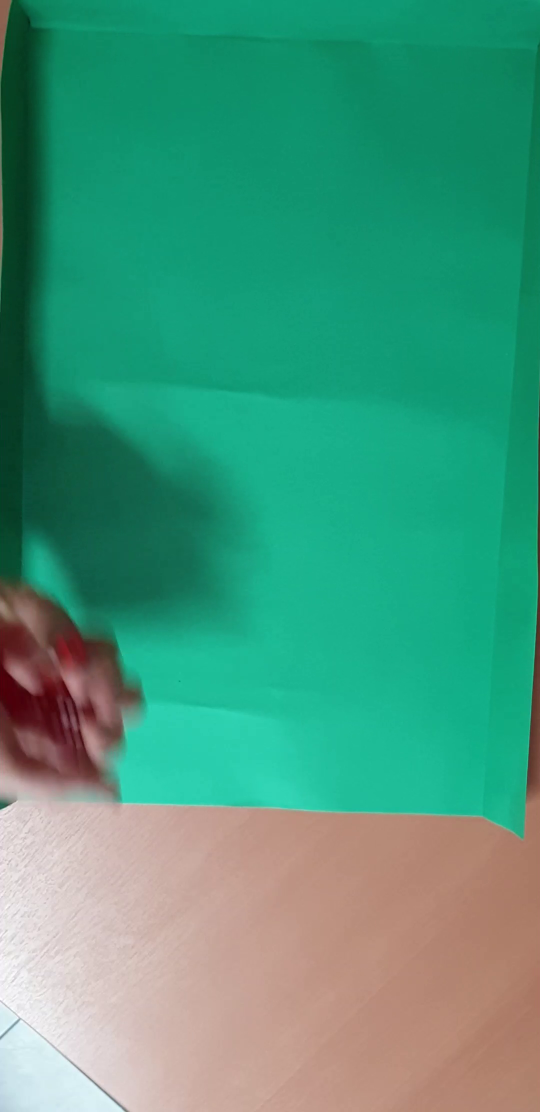
#> input picture frame 8 of videos/tirada_4.mp4, 1080 x 2224 px (shown at 1/2 size)
$ python problema_1_alternativa2.py
#> lines starting #> are read from the running program, lines starting #| are printed output that depends on the picture; after the words box and inside, x2 and y2 are one past the last pixel; in counts of white or black regions, pixels touching at a corner belong together
import os
import cv2
import matplotlib.pyplot as plt
import numpy as np


os.makedirs("frames", exist_ok = True)  # Si no existe, crea la carpeta 'frames' en el directorio actual.

# --- Leer un video ------------------------------------------------
cap = cv2.VideoCapture('videos/tirada_4.mp4')  # Abre el archivo de video especificado ('tirada_1.mp4') para su lectura.
width = int(cap.get(cv2.CAP_PROP_FRAME_WIDTH))  # Obtiene el ancho del video en píxeles usando la propiedad CAP_PROP_FRAME_WIDTH.
height = int(cap.get(cv2.CAP_PROP_FRAME_HEIGHT))  # Obtiene la altura del video en píxeles usando la propiedad CAP_PROP_FRAME_HEIGHT.
fps = int(cap.get(cv2.CAP_PROP_FPS))  # Obtiene los cuadros por segundo (FPS) del video usando CAP_PROP_FPS.
# n_frames = int(cap.get(cv2.CAP_PROP_FRAME_COUNT)) # Obtiene el número total de frames en el video usando CAP_PROP_FRAME_COUNT.

area_total = width * height
frame_number = 0
dados_anterior_frame = []
suma_frame_a_frame = 0
estado_dados_frame = []
distancias_hist = []
distancias = []

while (cap.isOpened()): # Verifica si el video se abrió correctamente.
    cant_dados = 0
    ret, frame = cap.read() # 'ret' indica si la lectura fue exitosa (True/False) y 'frame' contiene el contenido del frame si la lectura fue exitosa.
#> frame is the input picture: shape (2224, 1080, 3); mean B, G, R 124, 151.8, 71.6

    if ret == True:

        print(frame_number)
        print('*****************')
        frame = cv2.resize(frame, dsize=(int(width/3), int(height/3))) # Redimensiona el frame capturado.
#> frame: shape (741, 360, 3)

        frame_hsv  = cv2.cvtColor(frame, cv2.COLOR_BGR2HSV)
#> frame_hsv: shape (741, 360, 3); mean H, S, V 63.7, 174.1, 162.4
        h, s, _ = cv2.split(frame_hsv)
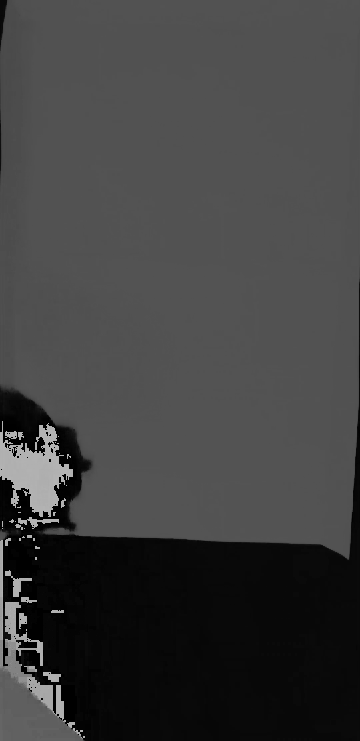
#> h: shape (741, 360); min 0, max 179, mean 63.7
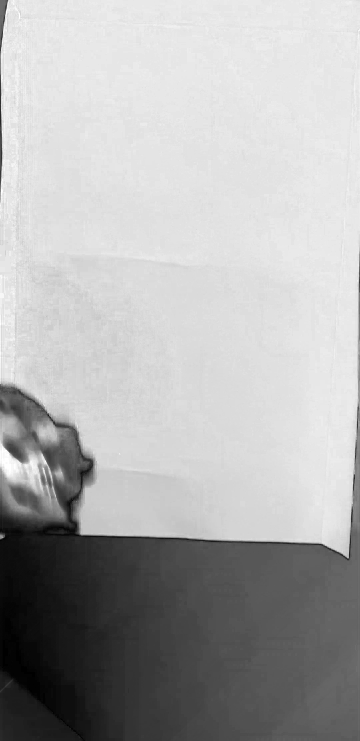
#> s: shape (741, 360); min 0, max 255, mean 174.1
        mask_R = (h < 10) | (h > 170)
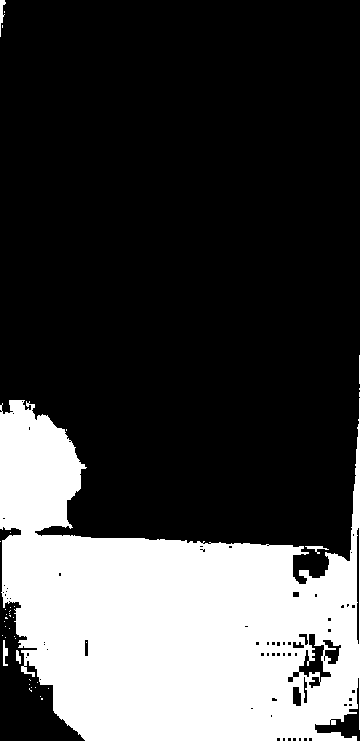
#> mask_R: shape (741, 360) bool; 27.2% white; 39 white regions (33 under 20 px), largest, box (x1, y1, x2, y2) and area: (0, 398, 360, 741) 72082, (0, 0, 6, 37) 98, (3, 640, 8, 666) 82, (305, 546, 329, 554) 70, (16, 650, 21, 664) 48, (359, 355, 360, 384) 29
        mask_S = (s > 100)
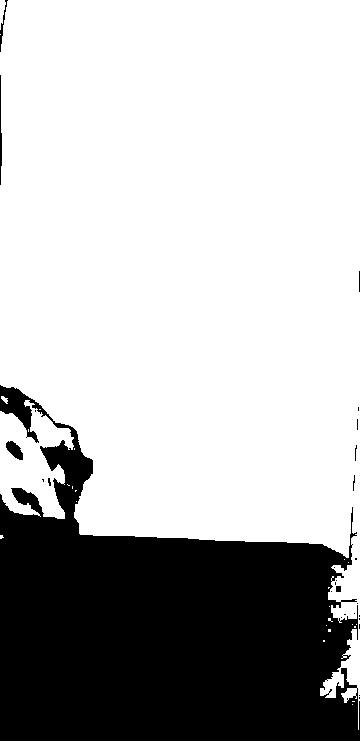
#> mask_S: shape (741, 360) bool; 71.7% white; 27 black regions (21 under 20 px), largest, box (x1, y1, x2, y2) and area: (0, 385, 360, 741) 74878, (6, 441, 23, 460) 194, (0, 75, 2, 185) 143, (0, 0, 8, 52) 91, (336, 586, 341, 592) 30, (359, 271, 360, 292) 21
        mask = (mask_R & mask_S).astype('uint8') * 255
#> mask: shape (741, 360); 3.1% white; 32 white regions (25 under 20 px), largest, box (x1, y1, x2, y2) and area: (0, 411, 74, 519) 4827, (328, 534, 358, 623) 1317, (320, 629, 360, 703) 1204
        elemento_estructural = cv2.getStructuringElement(cv2.MORPH_RECT,(2,2))
        mask_modif = cv2.morphologyEx(mask,cv2.MORPH_CLOSE, elemento_estructural)
#> mask_modif: shape (741, 360); 3% white; 17 white regions (13 under 20 px), largest, box (x1, y1, x2, y2) and area: (0, 402, 76, 520) 4988, (329, 425, 360, 624) 1811, (321, 627, 360, 704) 1189, (0, 0, 7, 31) 124

        #plt.imshow(mask_modif, cmap='gray'), plt.show()
        mask_modif_rect = mask_modif.copy()
        n, labels, stats, centroids = cv2.connectedComponentsWithStats(mask_modif)
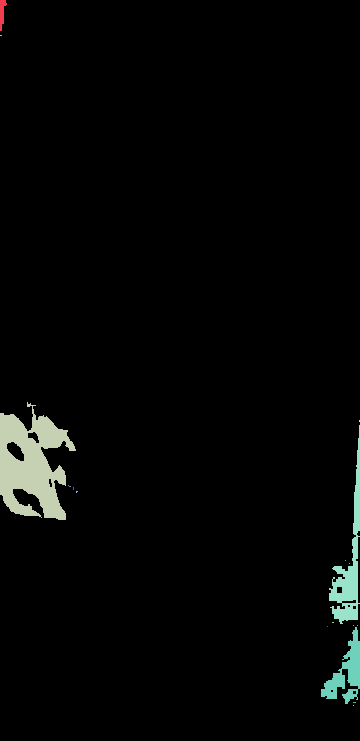
#> labels: shape (741, 360) int32; 18 distinct labels, from 0 to 17; one colour per label, 0 black
#> n = 18; stats = 18 rows, first 6: [0, 0, 360, 741, 258624], [0, 0, 7, 31, 124], [0, 35, 2, 1, 2], [0, 402, 76, 118, 4988], [359, 420, 1, 2, 2], [329, 425, 31, 199, 1811]; centroids = 18 rows, first 8: [180.5, 365.6], [1.75, 12.25], [0.5, 35], [31.07, 464.3], [359, 420.5], [348.9, 564.3], [69, 485.7], [73, 488]

        dados = []

        for i in range(1, n):  # 0 es fondo
            x = stats[i, cv2.CC_STAT_LEFT]
            y = stats[i, cv2.CC_STAT_TOP]
            w = stats[i, cv2.CC_STAT_WIDTH]
            h = stats[i, cv2.CC_STAT_HEIGHT]

            #Factor de forma
            recorte_bool = (labels == i).astype('uint8')
            #plt.imshow(recorte_bool, cmap='gray'), plt.show()
            #ext_cont, hierarchy  = cv2.findContours(recorte_bool, cv2.RETR_EXTERNAL, cv2.CHAIN_APPROX_SIMPLE)

            contours, hierarchy = cv2.findContours(recorte_bool, cv2.RETR_TREE, cv2.CHAIN_APPROX_SIMPLE)

            if hierarchy is None:
                continue

            idx_dado = None

            for j, cnt in enumerate(contours):
                parent = hierarchy[0][j][3]

                if parent == -1: #Contorno padre, el dado

                    area = cv2.contourArea(cnt)
                    perimetro = cv2.arcLength(cnt, True)
                    if perimetro == 0:
                        continue
                    rho = 4 * np.pi * area /(perimetro ** 2)

                    if rho > 0.65 and area/area_total > 0.0001 and area/area_total < 0.0005:

                        idx_dado = j
                        dados.append(stats[i])

                        puntos = 0
                        for j, cnt in enumerate(contours):
                            if hierarchy[0][j][3] == idx_dado:
                                #puntos.append(cnt)
                                puntos += 1


                        print(f'Dado {i}. Area Dado: {area}. Relacion area/areatotal: {area/area_total}. RHO: {rho}. Perimetro Dado: {perimetro}')
                        break
                    else:
                        print(f'No Dado {i}. Area Dado: {area}. Relacion area/areatotal: {area/area_total}. RHO: {rho}. Perimetro Dado: {perimetro}')

            if idx_dado is None:
                continue
#> this loop made 17 passes
#> (x, y, w, h) on passes 3, 5, 9, 10, 12, 13, 14, 15, 17: (0, 402, 76, 118), (329, 425, 31, 199), (345, 560, 1, 1), (349, 563, 1, 1), (353, 625, 1, 1), (357, 625, 1, 1), (327, 626, 1, 1), (321, 627, 39, 77), (353, 705, 1, 1)
#> (x, y, w, h, contours) on passes 1, 2, 4, 6, 7, 8: (0, 0, 7, 31, 1 contour; box (x1, y1, x2, y2) and area: (0, 0, 7, 31) 89), (0, 35, 2, 1, [[[0, 35], [1, 35]]]), (359, 420, 1, 2, [[[359, 420], [359, 421]]]), (68, 485, 3, 2, [[[68, 485], [69, 486], [70, 486], [69, 486]]]), (73, 487, 1, 3, [[[73, 487], [73, 489]]]), (76, 491, 2, 2, [[[76, 491], [76, 492], [77, 491]]])
#> pass 1, `recorte_bool = (labels == i).astype('uint8')`:
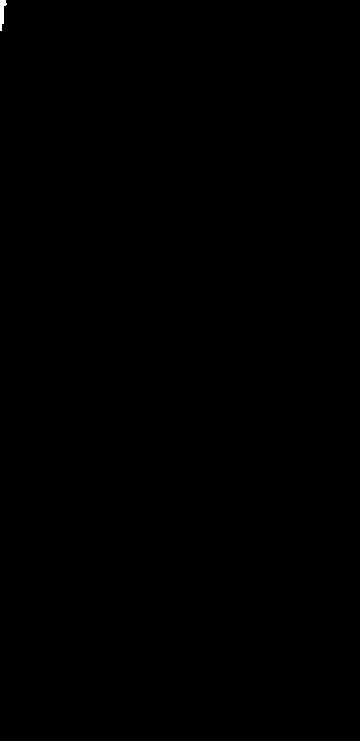
#> recorte_bool: shape (741, 360); values 0 (black) and 1 (white), 0.05% white; 1 white region, box (x1, y1, x2, y2) and area: (0, 0, 7, 31) 124
#> pass 3, `recorte_bool = (labels == i).astype('uint8')`:
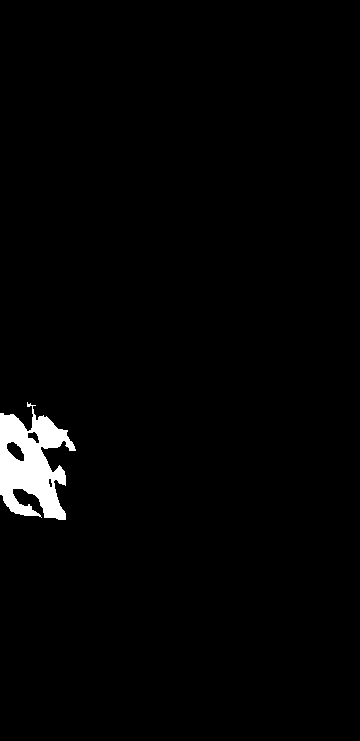
#> recorte_bool: shape (741, 360); values 0 (black) and 1 (white), 1.9% white; 1 white region, box (x1, y1, x2, y2) and area: (0, 402, 76, 520) 4988
#> after the loop: recorte_bool: shape (741, 360); values 0 (black) and 1 (white), 0% white in thin lines or dots, all inside (x1, y1, x2, y2) = (353, 705, 354, 706)
#> after the loop, dados = []

        if (len(dados) == len(dados_anterior_frame)) and len(dados)==5:
            dados = sorted(dados, key=lambda s: (s[1], s[0]))
            dados_anterior_frame = sorted(dados_anterior_frame, key=lambda s: (s[1], s[0]))
            distancias = []
            for s1, s2 in zip(dados, dados_anterior_frame):

                # centroides
                cx1 = s1[0] + s1[2] / 2
                cy1 = s1[1] + s1[3] / 2
                cx2 = s2[0] + s2[2] / 2
                cy2 = s2[1] + s2[3] / 2

                # distancia
                dist = ((cx1 - cx2)**2 + (cy1 - cy2)**2) ** 0.5
                distancias.append(dist)
            print('Distancias: ',distancias)
            print('Suma: ', sum(distancias))

            if sum(distancias) <6 :
                suma_frame_a_frame = suma_frame_a_frame + 1
            else:
                suma_frame_a_frame = 0

            if suma_frame_a_frame >= 7:
                for i,dado in enumerate(dados):
                    x=dado[0]
                    y=dado[1]
                    w=dado[2]
                    h=dado[3]
                    color = (0,255,0)
                    margen = 2
                    x_new = x - margen
                    y_new = y - margen
                    w_new = w + 2*margen
                    h_new = h + 2*margen
                    a=cv2.rectangle(frame, (x_new, y_new), (x_new + w_new, y_new + h_new), color, 1)
                    texto = f'Dado {i+1}. Valor: '
                    b=cv2.putText(frame, texto, (x_new, y_new-10), cv2.FONT_HERSHEY_SIMPLEX, 0.25, color, 1)

                estado_dados_frame.append([frame_number,'ESTATICOS'])
                distancias_hist.append([frame_number,'ESTATICOS',distancias,sum(distancias)])

            else:
                estado_dados_frame.append([frame_number,'EN MOVIMIENTO - ESPERANDO 5 FRAMES'])
                distancias_hist.append([frame_number,'EN MOVIMIENTO - ESPERANDO 5 FRAMES',distancias,sum(distancias)])
        else:
            estado_dados_frame.append([frame_number,'EN MOVIMIENTO - NO TENGO 5 DADOS'])
            distancias_hist.append([frame_number,'EN MOVIMIENTO - NO TENGO 5 DADOS',distancias,sum(distancias)])

        dados_anterior_frame = dados
#> dados_anterior_frame = []

        cv2.imshow('Frame', frame) # Muestra el frame redimensionado.
        #cv2.imshow('Frame', mask_modif) # Muestra el frame redimensionado.
        frame_number += 1
        print('*****************')
        if cv2.waitKey(25) & 0xFF == ord('q'): # Espera 25 milisegundos a que se presione una tecla. Si se presiona 'q' se rompe el bucle y se cierra la ventana.
#> (key q is pressed here)
            break
    else:
        break

cap.release() # Libera el objeto 'cap', cerrando el archivo.
cv2.destroyAllWindows() # Cierra todas las ventanas abiertas.


# [9 lines of commented-out code are left out]

$ run again, starting later in the video
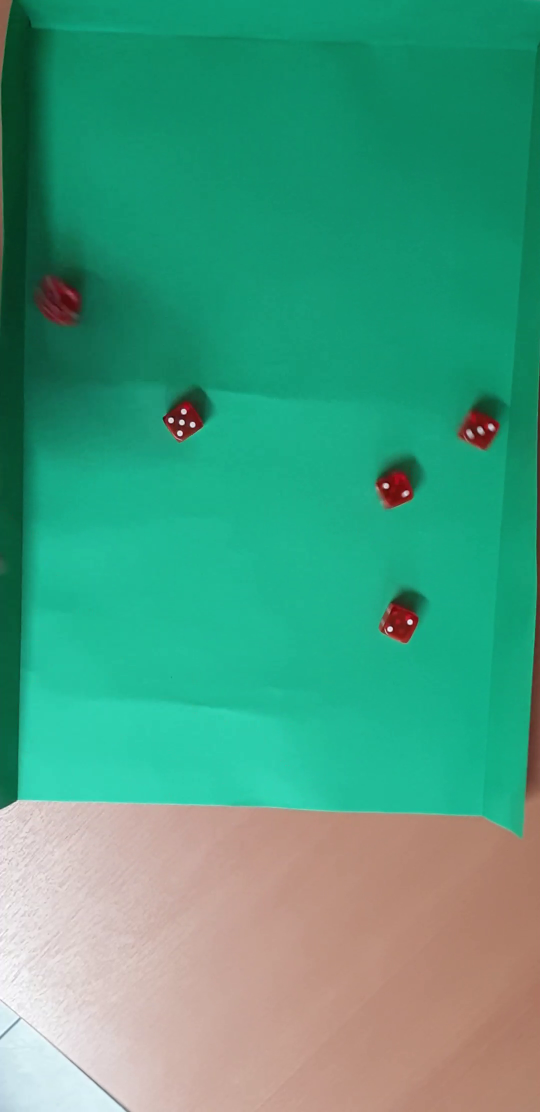
#> input picture frame 39 of videos/tirada_4.mp4, 1080 x 2224 px (shown at 1/2 size)
#> frame is the input picture: shape (2224, 1080, 3); mean B, G, R 128, 156.9, 71.1
#> frame: shape (741, 360, 3)
#> frame_hsv: shape (741, 360, 3); mean H, S, V 63.8, 175.3, 166.6
#> `mask_R = (h < 10) | (h > 170)`:
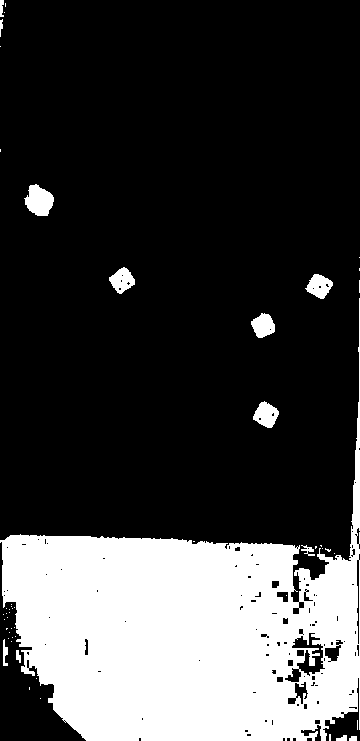
#> mask_R: shape (741, 360) bool; 24.8% white; 51 white regions (38 under 20 px), largest, box (x1, y1, x2, y2) and area: (0, 298, 360, 741) 63242, (24, 184, 54, 216) 656, (253, 401, 279, 428) 448
#> mask_S: shape (741, 360) bool; 73.3% white; 73 black regions (54 under 20 px), largest, box (x1, y1, x2, y2) and area: (0, 525, 360, 741) 69921, (0, 30, 3, 189) 223, (23, 183, 44, 209) 140
#> mask: shape (741, 360); 2.1% white; 31 white regions (21 under 20 px), largest, box (x1, y1, x2, y2) and area: (328, 298, 360, 621) 2182, (338, 629, 360, 704) 777, (26, 185, 53, 216) 573
#> mask_modif: shape (741, 360); 2% white; 15 white regions (6 under 20 px), largest, box (x1, y1, x2, y2) and area: (329, 403, 360, 622) 1952, (318, 630, 360, 705) 1117, (27, 186, 54, 217) 574
#> `n, labels, stats, centroids = cv2.connectedComponentsWithStats(mask_mo..`:
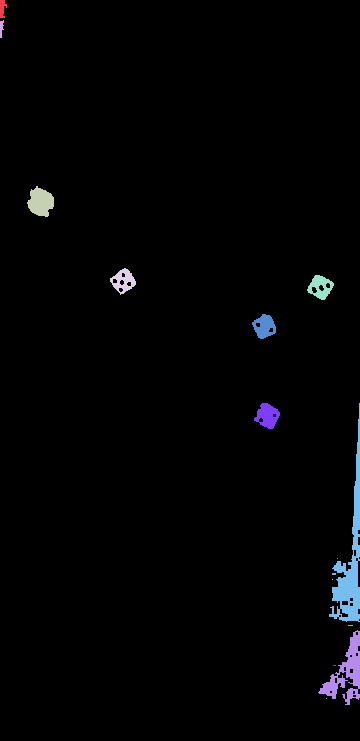
#> labels: shape (741, 360) int32; 16 distinct labels, from 0 to 15; one colour per label, 0 black
#> n = 16; stats = 16 rows, first 6: [0, 0, 360, 741, 261432], [0, 0, 7, 18, 84], [0, 20, 4, 18, 48], [27, 186, 27, 31, 574], [110, 268, 26, 27, 356], [307, 275, 27, 25, 374]; centroids = 16 rows, first 8: [177.5, 368.1], [2, 7.88], [1.04, 27.67], [40.26, 201.6], [123.1, 280.5], [320, 286.6], [264, 326], [267.1, 415.3]
#> the loop `for i in range(1, n):` made 15 passes
#> (x, y, w, h) on passes 3, 4, 5, 6, 7, 8, 9, 11: (27, 186, 27, 31), (110, 268, 26, 27), (307, 275, 27, 25), (252, 314, 24, 25), (254, 403, 26, 26), (329, 403, 31, 219), (337, 558, 1, 1), (332, 579, 1, 1)
#> after the loop `for i in range(1, n):`: dados = [[27, 186, 27, 31, 574], [110, 268, 26, 27, 356], [307, 275, 27, 25, 374], [252, 314, 24, 25, 385], [254, 403, 26, 26, 419]]
#> dados_anterior_frame has the same summary as dados

$ run again, starting later in the video
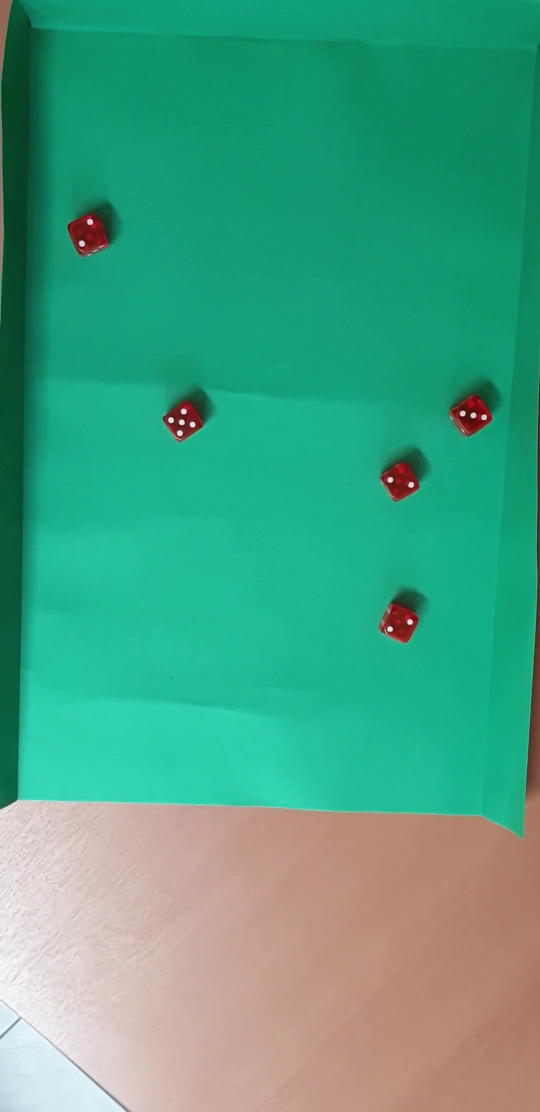
#> input picture frame 70 of videos/tirada_4.mp4, 1080 x 2224 px (shown at 1/2 size)
#> frame is the input picture: shape (2224, 1080, 3); mean B, G, R 131.3, 161.2, 71.9
#> frame: shape (741, 360, 3)
#> frame_hsv: shape (741, 360, 3); mean H, S, V 63.5, 175.8, 171
#> `mask_R = (h < 10) | (h > 170)`:
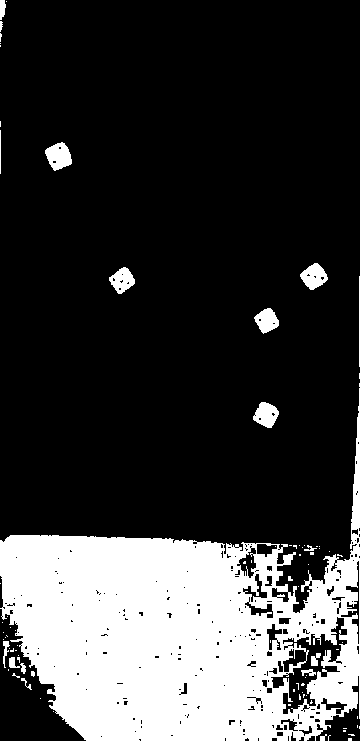
#> mask_R: shape (741, 360) bool; 23.2% white; 85 white regions (66 under 20 px), largest, box (x1, y1, x2, y2) and area: (0, 388, 360, 741) 58639, (45, 142, 72, 171) 521, (300, 263, 328, 290) 465
#> mask_S: shape (741, 360) bool; 73.7% white; 96 black regions (80 under 20 px), largest, box (x1, y1, x2, y2) and area: (0, 530, 360, 741) 68705, (0, 15, 5, 210) 305, (338, 615, 358, 632) 145
#> mask: shape (741, 360); 2.1% white; 28 white regions (18 under 20 px), largest, box (x1, y1, x2, y2) and area: (327, 388, 360, 622) 2061, (318, 627, 360, 704) 1273, (45, 142, 72, 170) 479
#> mask_modif: shape (741, 360); 2.1% white; 20 white regions (11 under 20 px), largest, box (x1, y1, x2, y2) and area: (328, 414, 360, 623) 1965, (319, 629, 360, 705) 1288, (46, 143, 73, 171) 482
#> `n, labels, stats, centroids = cv2.connectedComponentsWithStats(mask_mo..`:
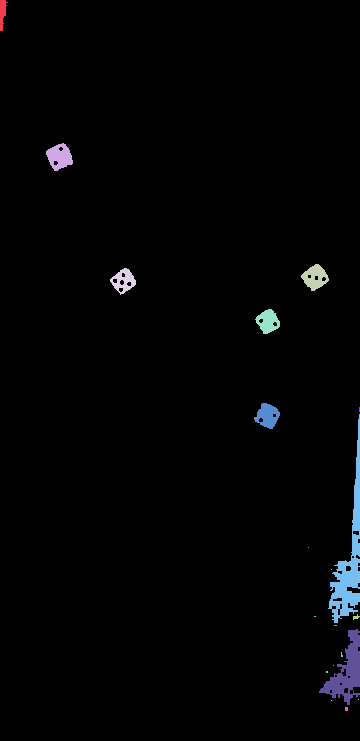
#> labels: shape (741, 360) int32; 21 distinct labels, from 0 to 20; one colour per label, 0 black
#> n = 21; stats = 21 rows, first 6: [0, 0, 360, 741, 261219], [0, 0, 8, 31, 147], [46, 143, 27, 28, 482], [301, 264, 28, 27, 437], [110, 268, 26, 27, 358], [255, 309, 25, 25, 385]; centroids = 21 rows, first 8: [177.3, 367.9], [2.13, 12.38], [59.18, 156.3], [314.6, 276.9], [123.3, 280.3], [267.6, 321], [267.1, 415.3], [359, 409]
#> the loop `for i in range(1, n):` made 20 passes
#> (x, y, w, h) on passes 2, 3, 4, 5, 6, 8, 9, 10: (46, 143, 27, 28), (301, 264, 28, 27), (110, 268, 26, 27), (255, 309, 25, 25), (254, 403, 26, 26), (328, 414, 32, 209), (308, 547, 1, 1), (331, 569, 1, 1)
#> after the loop `for i in range(1, n):`: dados = [[46, 143, 27, 28, 482], [301, 264, 28, 27, 437], [110, 268, 26, 27, 358], [255, 309, 25, 25, 385], [254, 403, 26, 26, 420]]
#> dados_anterior_frame has the same summary as dados
